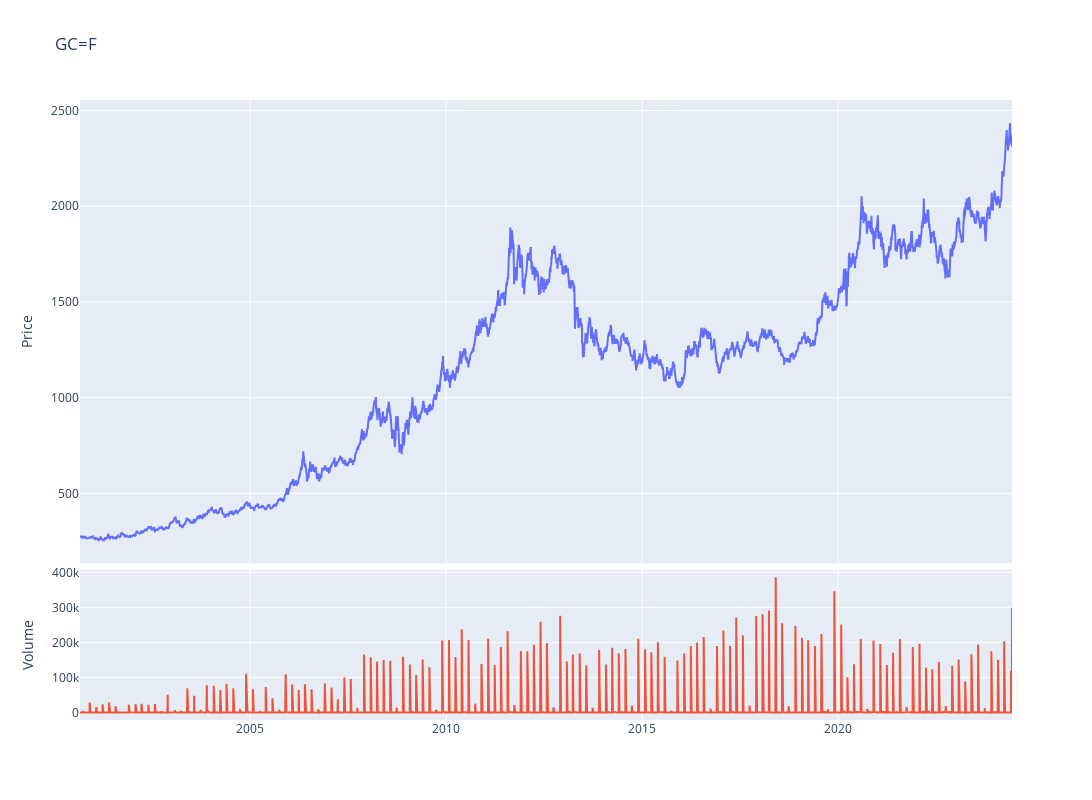

The code cell stored with this chart in its notebook:
### Code cell
fig = make_subplots(rows=4, cols=1,shared_xaxes=True,vertical_spacing=0.01,specs=[[{'rowspan':3,'colspan':1}],[None],[None],[{'rowspan':1,'colspan':1}]])

# Graph (1,1)
fig.add_trace(go.Scatter(x=stock_ticker.index,y=stock_ticker['Adj Close'],mode="lines",name=f"{ticker}"),row=1, col=1)
# Update xaxis properties
fig.update_yaxes(title_text="Price", row=1, col=1)

# Graph (4,1)
fig.add_trace(go.Scatter(x=stock_ticker.index,y=stock_ticker['Volume'],mode="lines",name='Volume'),row=4, col=1)
fig.update_yaxes(title_text="Volume", row=4, col=1)

fig.update_layout(height=800, width=1300,showlegend=False,title=f"{ticker}")

fig.show()

### Figure 1 — Plotly figure (JSON) as saved in the notebook; plotly's stock layout.template omitted (floating-point values rounded to 4 significant figures; data arrays with more than 128 entries replaced by an {"elided": "..."} marker saying what was removed)
{"data": [{"mode": "lines", "name": "GC=F", "type": "scatter", "x": {"elided": "5965 str values"}, "xaxis": "x", "y": {"elided": "5965 float values"}, "yaxis": "y"}, {"mode": "lines", "name": "Volume", "type": "scatter", "x": {"elided": "5965 str values"}, "xaxis": "x2", "y": {"elided": "5965 int values"}, "yaxis": "y2"}], "layout": {"height": 800, "showlegend": false, "title": {"text": "GC=F"}, "width": 1300, "xaxis": {"anchor": "y", "domain": [0, 1], "matches": "x2", "showticklabels": false}, "xaxis2": {"anchor": "y2", "domain": [0, 1]}, "yaxis": {"anchor": "x", "domain": [0.2525, 1], "title": {"text": "Price"}}, "yaxis2": {"anchor": "x2", "domain": [0, 0.2425], "title": {"text": "Volume"}}}}
